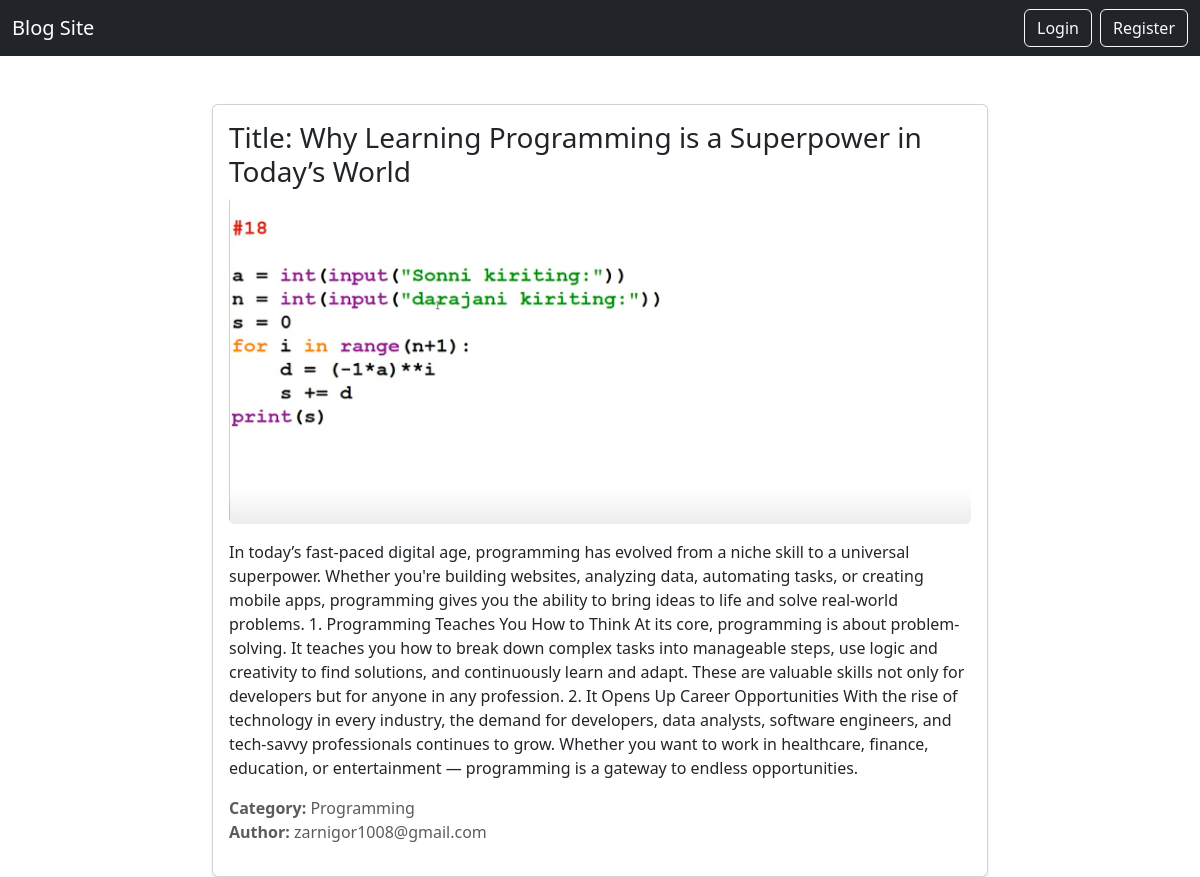
Screenshot of /blog/detail-post/title-why-learning-programming-is-a-superpower-in-todays-world/ with the database file from the repository.
### apps/blog/models.py (models this page shows, shortened)
class Post(models.Model):
    title = models.CharField("Title", max_length=256)
    slug = models.SlugField("Slug", unique=True)
    content = models.TextField('Content')
    category = models.ForeignKey(
        Category, on_delete=models.CASCADE, verbose_name="Category")
    image = models.ImageField("Image", upload_to="images/", )
    author = models.ForeignKey(CustomUser, on_delete=models.CASCADE)
    class Meta:
        verbose_name = "Post"
        verbose_name_plural = "Posts"

class Category(models.Model):
    title = models.CharField('Title', max_length=256)
    slug = models.SlugField('Slug', unique=True)
    class Meta:
        verbose_name = "Category"
        verbose_name_plural = "Categories"
    def __str__(self):
        return self.title

### apps/users/models.py (models this page shows)
class CustomUser(AbstractUser):
    username = None
    email = models.EmailField(_("email address"), unique=True)
    EMAIL_FIELD = "email"
    USERNAME_FIELD = "email"
    REQUIRED_FIELDS = []
    objects = CustomUserManager()

### apps/blog/views.py (the view)
# urls.py: path("detail-post/<str:slug>/", PostDetailView.as_view(), name='detail_post'),
class PostDetailView(DetailView):
    model = Post
    template_name = "blog/post_detail.html"
    slug_field = "slug"
    slug_url_kwarg = "slug"
    def get_context_data(self, object_list=None, **kwargs):
        context = super().get_context_data(object_list=object_list, **kwargs)
        context["debug_context"] = context.copy()
        return context

### templates/blog/post_detail.html (shortened to what this page needs)
{% extends 'base.html' %}
{% load widget_tweaks %}
{% block content %}
<div class="container mt-5" style="max-width: 800px;">
    <div class="card shadow-sm">
        <div class="card-body">
            <h3 class="card-title">{{ object.title }}</h3>
            {% if object.image %}
                <img src="{{ object.image.url }}" class="img-fluid rounded mb-3" style="max-height: 400px; object-fit: cover;" alt="Post Image">
            {% endif %}
            <p class="card-text">{{ object.content }}</p>
            <p class="text-muted">
                <strong>Category:</strong> {{ object.category }} <br>
                <strong>Author:</strong> {{ object.author }}
            </p>
        </div>
    </div>
</div>
{% endblock %}

### rows the page displays
Post: title "Title: Why Learning Programming is a Superpower in Today’s World", image (picture), content "In today’s fast-paced digital age, programming has evolved from a niche skill to a universal superpower. Whether you're building websites, analyzing data, automating tasks, or creating mobile apps, programming gives you the ability to bring ideas to life and solve real-world problems. 1. Programming Teaches You How to Think At its core, programming is about problem-solving. It teaches you how to break down complex tasks into manageable steps, use logic and creativity to find solutions, and continuously learn and adapt. These are valuable skills not only for developers but for anyone in any profession. 2. It Opens Up Career Opportunities With the rise of technology in every industry, the…", category "Programming", author "zarnigor1008@gmail.com"
